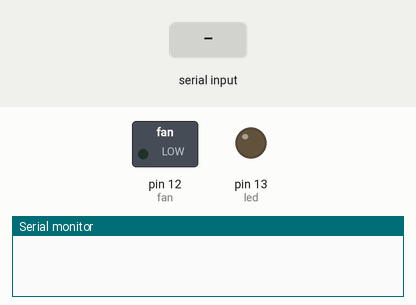
Recording of a sketch running on a simulated Arduino Uno, built with avr-gcc and run on an emulated ATmega328P. Parts: switched loads named in the sketch (green lamp = pin HIGH), output pins drawn as LEDs (lit = HIGH), the last lines printed to the serial monitor. Inputs (shaded band) come from the test bench.

Above: at 1.2 s.
1.3 s: "a" received over Serial
At 1.9 s:
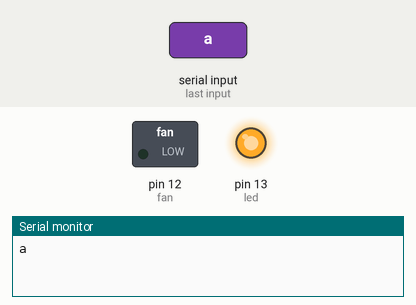
2.8 s: "c" received over Serial
At 3.1 s:
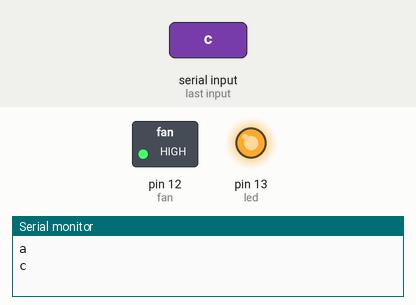
4.3 s: "b" received over Serial
At 5.4 s:
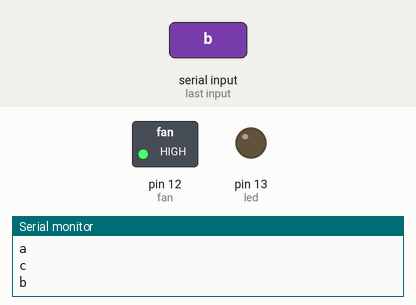
Timing chart, 0 to 7.3 s (numbered marks = the images above; inputs shaded):
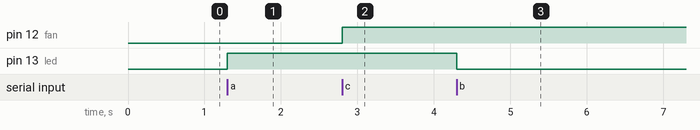

Measured:
- after the input at 1.3 s, pin 13 (led): LOW → HIGH at once
- after the input at 2.8 s, pin 12 (fan): LOW → HIGH at once
- after the input at 4.3 s, pin 13 (led): HIGH → LOW at once

The sketch:

BT_Control_Light_Fan.ino
```cpp
int led = 13;
int fan = 12;
char t;


void setup() {

  Serial.begin(9600);
  pinMode(led,OUTPUT);
  pinMode(fan, OUTPUT);


}

void loop() {

  if(Serial.available()){
    t = Serial.read();
    Serial.println(t);
  }


  if(t=='a')
    digitalWrite(led,HIGH);

  else if(t== 'b')
  digitalWrite(led,LOW);


// For FAN

  else if(t== 'c')
  digitalWrite(fan,HIGH);


  else if(t== 'd')
  digitalWrite(fan,LOW);


}// Loop End
```
